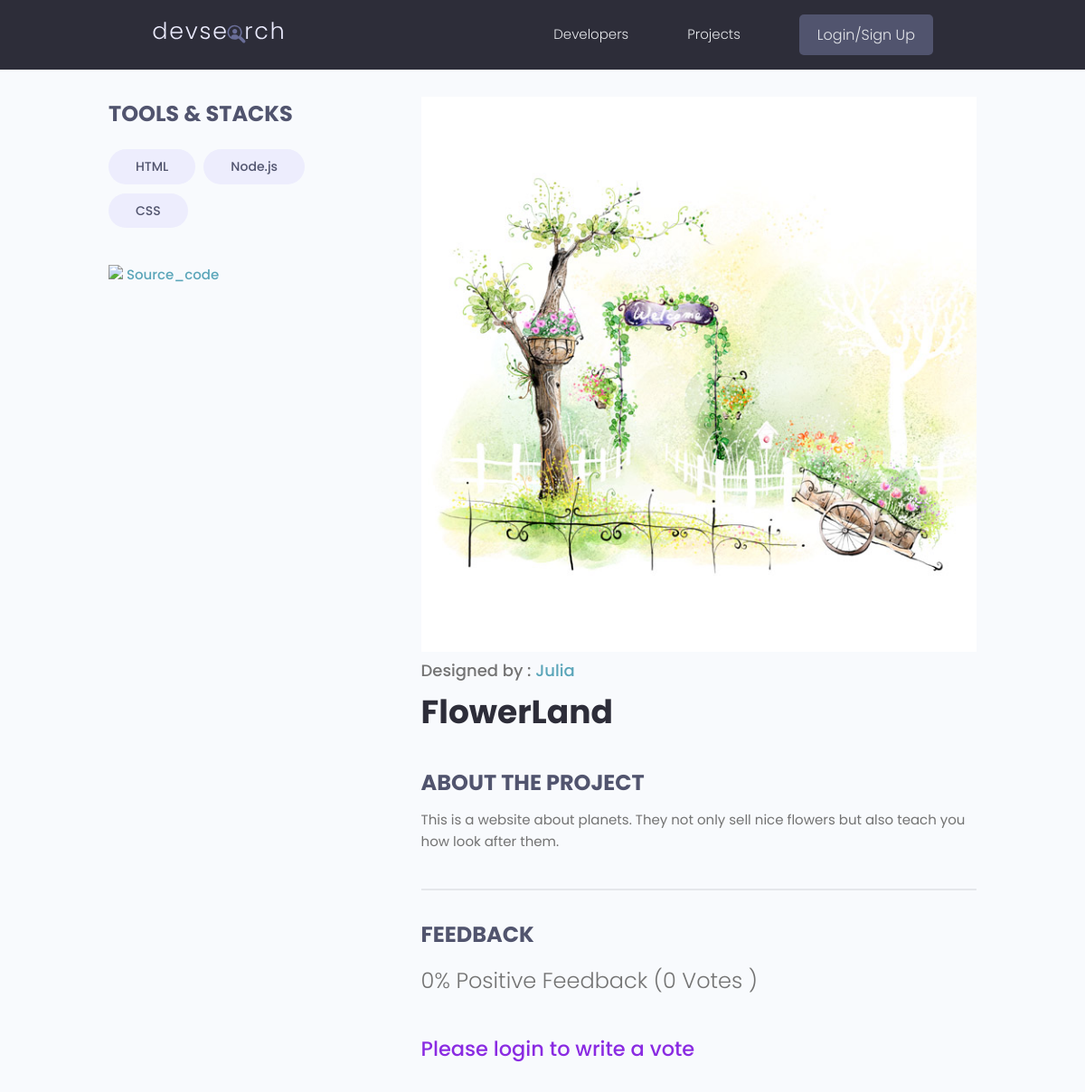
Page /projects/project/FlowerLand on the earlier database version.
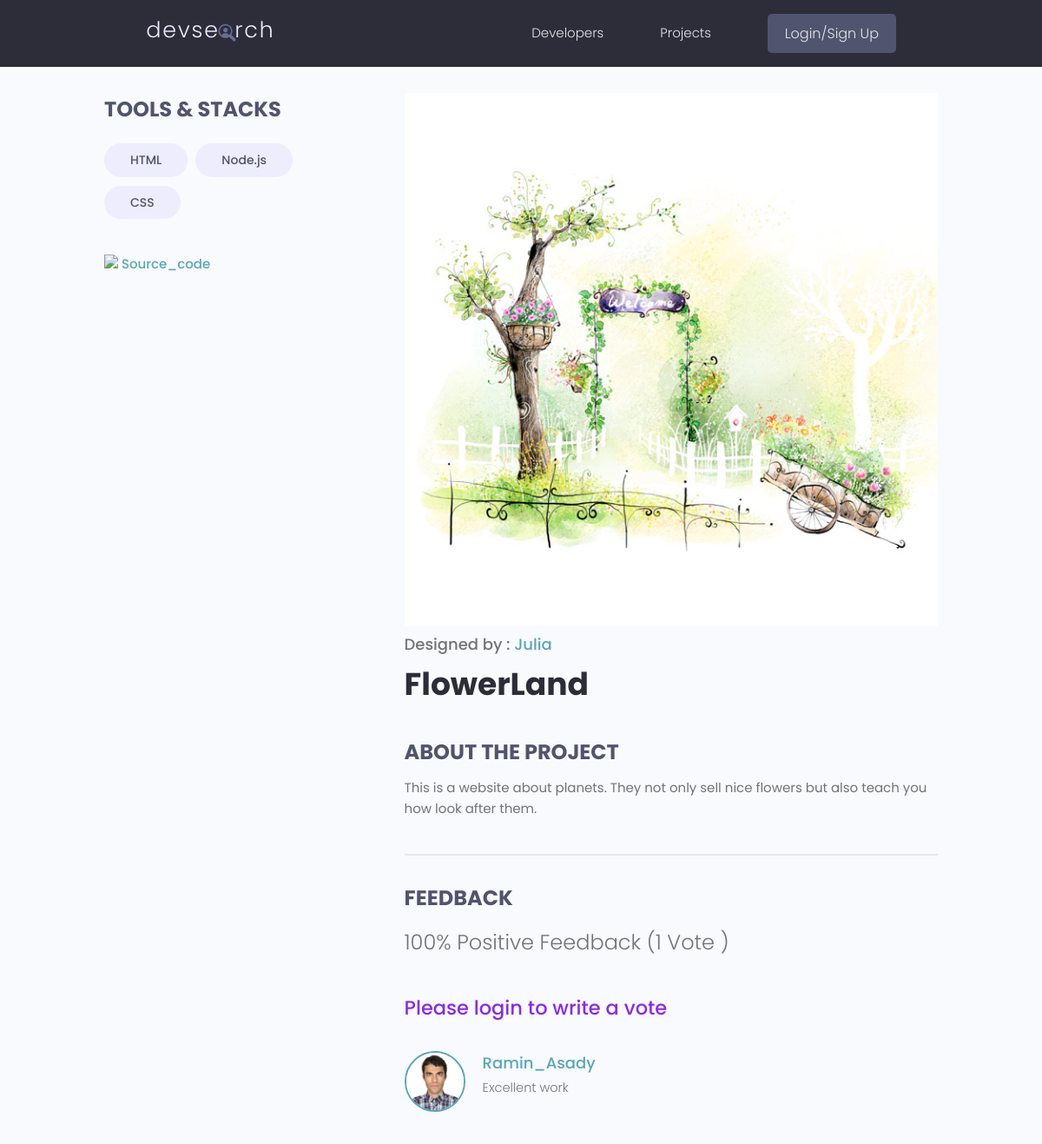
Same page on the later database version.
### projects/models.py (models this page shows, shortened)
class Tag(models.Model):
    name=models.CharField(max_length=400)
    created=models.DateTimeField(auto_now_add=True)
    id=models.UUIDField(default=uuid.uuid4,unique=True,primary_key=True,editable=False)
    def __str__(self):
        return self.name

class Project(models.Model):
    owner=models.ForeignKey(Profile, on_delete=models.CASCADE,blank=True,null=True)
    title=models.CharField(max_length=200)
    description=models.TextField(null=True,blank=True)
    featured_image=models.ImageField(null=True,blank=True, default='ProjectImages/default.jpg',upload_to="ProjectImages/")
    demo_link=models.CharField(max_length=2000,null=True,blank=True)
    source_link=models.CharField(max_length=2000,null=True,blank=True)
    tags=models.ManyToManyField('Tag',blank=True)
    vote_total=models.IntegerField(default=0,null=True,blank=True)
    vote_ratio=models.IntegerField(default=0,null=True,blank=True)
    created=models.DateTimeField(auto_now_add=True)
    id=models.UUIDField(default=uuid.uuid4,unique=True,primary_key=True,editable=False)
    class Meta:
        ordering=['-vote_ratio' , '-vote_total' , 'title']

class Review(models.Model):
    VOTE_TYPE=( ('UP','UP_VOTE'),( 'DOWN' , 'DOWN_VOTE'))
    owner=models.ForeignKey(Profile, on_delete=models.CASCADE,blank=True,null=True)
    project= models.ForeignKey(Project, on_delete=models.CASCADE)
    body=models.TextField(null=True,blank=True)
    value=models.CharField(max_length=200,choices=VOTE_TYPE)
    created=models.DateTimeField(auto_now_add=True)
    id=models.UUIDField(default=uuid.uuid4,unique=True,primary_key=True,editable=False)
    class Meta:
        unique_together=[['owner','project']]
        ordering=['project','-value' , '-created']

### users/models.py (models this page shows)
class Profile(models.Model):
    user=models.OneToOneField(User,null=True,blank=True,on_delete=models.CASCADE)
    name=models.CharField(max_length=200,null=True,blank=True)
    username=models.CharField(max_length=200,null=True,blank=True)
    email=models.EmailField(max_length=500,null=True,blank=True)
    short_intro=models.CharField(max_length=200,null=True,blank=True)
    bio=models.TextField(null=True,blank=True)
    location=models.CharField(max_length=200,null=True,blank=True)
    profile_image=models.ImageField(null=True,blank=True,upload_to='profiles/',default='profiles/user-default.png')
    social_github=models.CharField(max_length=200,null=True,blank=True)
    social_twitter=models.CharField(max_length=200,null=True,blank=True)
    social_linkedin=models.CharField(max_length=200,null=True,blank=True)
    social_youtube=models.CharField(max_length=200,null=True,blank=True)
    social_website=models.CharField(max_length=200,null=True,blank=True)
    created=models.DateTimeField(auto_now_add=True)
    id=models.UUIDField(default=uuid.uuid4,unique=True,primary_key=True,editable=False)
    def __str__(self):
        return str(self.username)
    class Meta():
        ordering=['-created']

### projects/views.py (the view, shortened to what this page needs)
# urls.py: path('project/<str:pk>', views.single_project, name="single_project"),
def single_project(request,pk):
    project=Project.objects.get(title=pk)
    tags=project.tags.all()
    if request.user.is_authenticated:
       profile=request.user.profile
    else:
        profile=None
    form=ReviewForm()
    Number_of_reviewers=len(project.review_set.all())
    context={'project':project,'tags':tags,'form':form,'profile':profile,'Number_of_reviewers':Number_of_reviewers}
    return render(request,'single_project.html',context)

### projects/templates/single_project.html (shortened to what this page needs)
{% extends 'main.html' %}
{% load static %}
{% block content %}
<main class="singleProject my-md">
    <div class="container">
      <div class="layout">
        <div class="column column--1of3">
          <h3 class="singleProject__subtitle">Tools & Stacks</h3>
          <div class="singleProject__toolStack">
            {% for tag in tags %}
            <span class="tag tag--pill tag--sub tag--lg">
              <small>{{tag}}</small>
            </span>
            {% endfor %}
          </div>
                {% if project.source_link %}
                  <a class="singleProject__liveLink" href="{{project.source_link}}" target="_blank"><img class="img-link" src="{% static 'images/thumbnail/Linking-16.png'%}"> Source_code
                  </a>
                {% endif %}
        </div>
        <div class="column column--2of3">
          <img  src="{{ project.featured_image.url }}" alt="portfolio thumbnail" />
          <P  class="singleProject__developer">Designed by : <a href="{%url 'user_profile' project.owner.username %}" class="singleProject__developer"> {{project.owner}}</a><P/>
          <h2 class="singleProject__title">{{project.title}}</h2>
          <h3 class="singleProject__subtitle">About the Project</h3>
          <div class="singleProject__info">
            {{project.description}}
          </div>
          <div class="comments">
            <h3 class="singleProject__subtitle">Feedback</h3>
            <h5 class="project--rating">
              {{project.vote_ratio}}% Positive Feedback ({{project.vote_total}} Vote{{project.vote_total|pluralize:"s"}} )
            </h5>
            {% if user.is_authenticated %}
               {% if project.owner != profile %}
                    <form action="{% url 'single_project' project.title %}" method="POST">
                        {% csrf_token %}
                        {% for field in form %}
                        <div class="form__field">
                          <label for="formInput#text"> {{field.label}} </label>
                          {{field}}
                        </div>
                        {% endfor %}
                        <input class="btn btn--sub btn--lg" type="submit" value="Comments" />
                  </form>
               {% else %}
                    <p>Your project has {{Number_of_reviewers}} reviewers</p>
               {% endif %}
            {% else %}
                <a href="{% url 'login' %}?next={{request.path}}" class="rev-log">Please login to write a vote</a>
            {% endif %}
            <div class="commentList">
                   {% for comment in project.review_set.all %}
                      {% if comment.body %}
                          <div class="comment">
                              <a href="{% url 'user_profile' comment.owner.username %}">
                                  <img class="avatar avatar--md" src="{{comment.owner.profile_image.url}}" alt="user" />
                              </a>
                              <div class="comment__details">
                                  <a href="{% url 'user_profile' comment.owner.username %}" class="comment__author">{{comment.owner}}</a>
                                  <p class="comment__info">{{comment.body|linebreaksbr|slice:"700"}}</p>
                              </div>
                          </div>
                      {% endif %}
                   {% endfor %}
            </div>
          </div>
        </div>
      </div>
    </div>
  </main>
{% endblock %}

Differences in the rows shown:
changed Project "FlowerLand": vote_ratio "0" → "100"; vote_total "0" → "1"
added Review: owner.profile_image (picture), owner "Ramin_Asady", body "Excellent work"
